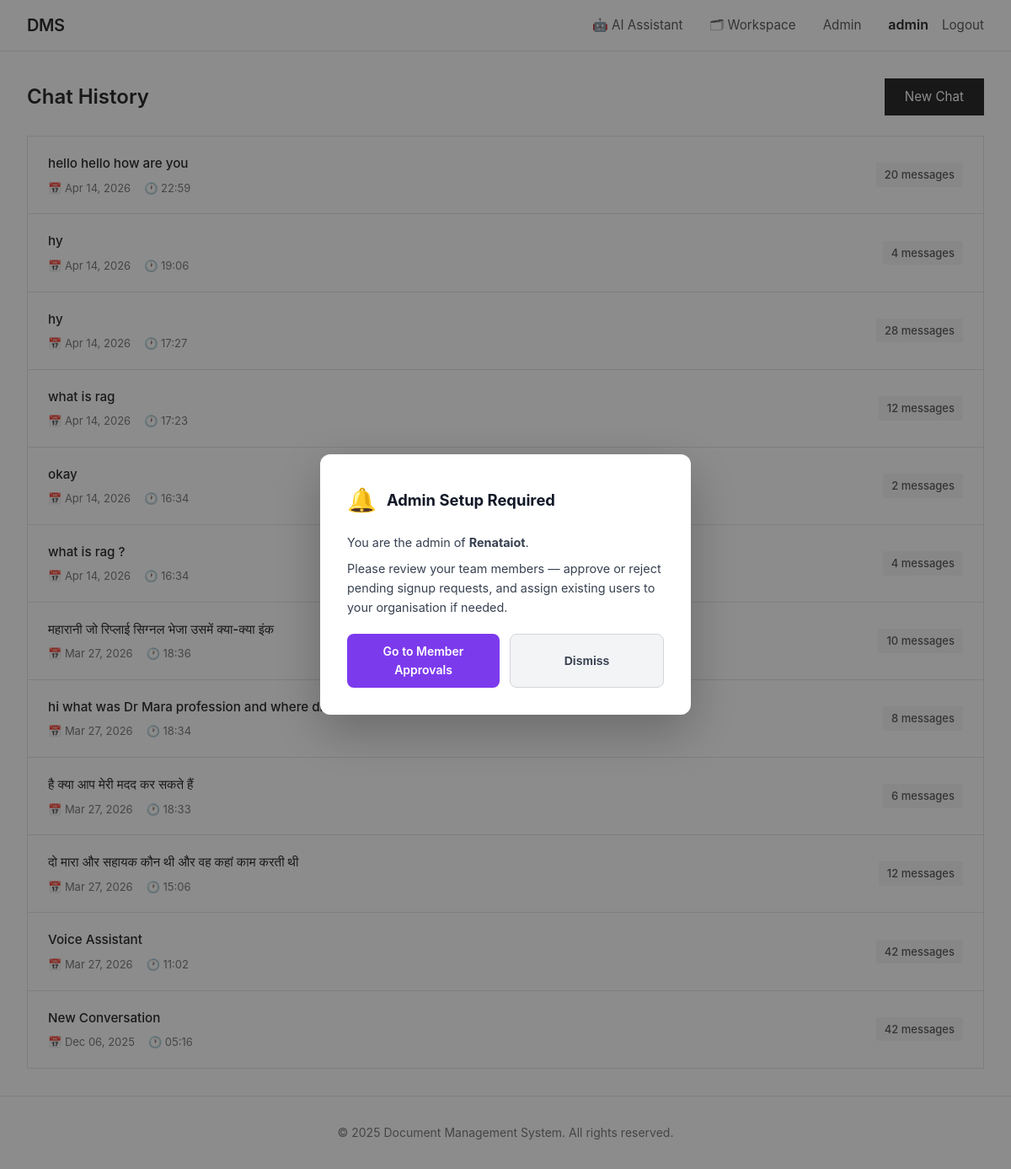
The app's page /chatbot/history/ (signed in) with its own data.
### documents/models.py (models this page shows, shortened)
class User(AbstractUser):
    USER_TYPE_CHOICES = [
        ('guest', 'Guest'),
        ('user', 'Regular User'),
        ('admin', 'Admin'),
    ]
    user_type = models.CharField(max_length=10, choices=USER_TYPE_CHOICES, default='user')
    organization = models.ForeignKey(
        Organization, on_delete=models.SET_NULL, null=True, blank=True, related_name='members'
    )
    role = models.ForeignKey(Role, on_delete=models.SET_NULL, null=True, blank=True, related_name='users')
    bio = models.TextField(blank=True)
    avatar = models.ImageField(upload_to='avatars/', null=True, blank=True)
    phone = models.CharField(max_length=20, blank=True)
    department = models.CharField(max_length=100, blank=True)
    employee_code = models.CharField(max_length=100, blank=True)
    is_approved = models.BooleanField(default=False)
    created_at = models.DateTimeField(auto_now_add=True)
    updated_at = models.DateTimeField(auto_now=True)
    last_activity = models.DateTimeField(auto_now=True)
    is_active = models.BooleanField(default=True)
    class Meta:
        ordering = ['-created_at']
    def is_admin(self):
        return self.user_type == 'admin'

class ChatSession(models.Model):
    user = models.ForeignKey(User, on_delete=models.CASCADE, related_name='chat_sessions')
    title = models.CharField(max_length=255, default='New Conversation')
    created_at = models.DateTimeField(auto_now_add=True)
    updated_at = models.DateTimeField(auto_now=True)
    is_active = models.BooleanField(default=True)
    documents = models.ManyToManyField(Document, blank=True, related_name='chat_sessions')
    public_share_token = models.UUIDField(null=True, blank=True, unique=True, db_index=True)
    class Meta:
        ordering = ['-updated_at']

class Organization(models.Model):
    name = models.CharField(max_length=255)
    created_at = models.DateTimeField(auto_now_add=True)
    is_active = models.BooleanField(default=True)
    class Meta:
        ordering = ['name']

### documents/rag_views.py (the view)
# urls.py: path('chatbot/history/', rag_views.chat_history_view, name='chat_history'),
@login_required
def chat_history_view(request):
    chat_sessions = ChatSession.objects.filter(user=request.user).order_by('-updated_at')
    paginator = Paginator(chat_sessions, 20)
    page = request.GET.get('page')
    sessions = paginator.get_page(page)
    context = {
        'chat_sessions': sessions
    }
    return render(request, 'rag/chat_history.html', context)

### documents/context_processors.py (called while the page is built)
def unread_notifications(request):
    if request.user.is_authenticated:
        count = Notification.objects.filter(recipient=request.user, is_read=False).count()
        return {'unread_notifications_count': count}
    return {'unread_notifications_count': 0}

### documents/templates/rag/chat_history.html (shortened to what this page needs)
{% extends 'documents/base.html' %}
{% load static %}
{% block content %}
<div class="history-header">
    <h2 style="font-size: 1.5rem; font-weight: 600; color: #2c2c2c;">Chat History</h2>
    <a href="{% url 'chatbot' %}" class="btn">
        New Chat
    </a>
</div>
{% if chat_sessions %}
    <div class="history-list">
        {% for session in chat_sessions %}
            <a href="{% url 'chat_session_detail' session.id %}" class="history-item">
                <div class="history-content">
                    <div class="history-title">{{ session.title }}</div>
                    <div class="history-meta">
                        <span>📅 {{ session.updated_at|date:"M d, Y" }}</span>
                        <span>🕐 {{ session.updated_at|date:"H:i" }}</span>
                    </div>
                </div>
                <div class="history-badge">
                    {{ session.messages.count }} messages
                </div>
            </a>
        {% endfor %}
    </div>
{% else %}
    <div class="empty-state">
        <div class="empty-icon">💬</div>
        <div class="empty-text">No chat history found</div>
        <a href="{% url 'chatbot' %}" class="btn">Start Your First Conversation</a>
    </div>
{% endif %}
{% endblock %}

### documents/templates/documents/base.html (shortened to what this page needs)
<!DOCTYPE html>
<html lang="en">
<head>
</head>
<body>
    <header class="header">
        <div class="header-content">
            <a href="{% url 'home' %}" class="logo">DMS</a>
            <nav class="nav" id="main-nav">
                {% if user.is_authenticated %}
                    <a href="{% url 'chatbot' %}"
                       class="{% if request.resolver_match.url_name == 'chatbot' %}nav-active{% endif %}">🤖 AI Assistant</a>
                    <a href="{% url 'workspace' %}"
                       class="{% if request.resolver_match.url_name == 'workspace' %}nav-active{% endif %}">🗂 Workspace</a>
                    {% if user.is_admin %}
                        <a href="{% url 'admin_users_list' %}"
                           class="{% if request.resolver_match.url_name == 'admin_users_list' %}nav-active{% endif %}">Admin</a>
                    {% endif %}
                    <div class="nav-user">
                        <span style="font-weight:600;">{{ user.username }}</span>
                        <a href="{% url 'logout' %}">Logout</a>
                    </div>
                {% endif %}
            </nav>
        </div>
    </header>
    <main class="container">
        {% block content %}{% endblock %}
    </main>
    <footer class="footer">
        <p>&copy; 2025 Document Management System. All rights reserved.</p>
    </footer>
    {% if user.is_authenticated and user.is_admin and request.session.show_admin_popup %}
    {% with pending=user.organization.members.all %}
    <div id="admin-popup-overlay" style="
        position:fixed;inset:0;background:rgba(0,0,0,.45);z-index:10000;
        display:flex;align-items:center;justify-content:center;padding:1rem;">
      <div style="
          background:#fff;border-radius:12px;padding:2rem;max-width:440px;width:100%;
          box-shadow:0 20px 60px rgba(0,0,0,.25);animation:popIn .25s ease;">
        <div style="display:flex;align-items:center;gap:.75rem;margin-bottom:1rem;">
          <span style="font-size:1.75rem;">🔔</span>
          <h2 style="margin:0;font-size:1.15rem;font-weight:700;color:#111827;">
            Admin Setup Required
          </h2>
        </div>
        <p style="color:#374151;font-size:.9rem;line-height:1.6;margin-bottom:.5rem;">
          You are the admin of <strong>{{ user.organization.name }}</strong>.
        </p>
        {% with pending_count=user.organization.members.filter %}
        <p style="color:#374151;font-size:.9rem;line-height:1.6;margin-bottom:1.25rem;">
          Please review your team members — approve or reject pending signup requests, and assign
          existing users to your organisation if needed.
        </p>
        {% endwith %}
        <div style="display:flex;gap:.75rem;flex-wrap:wrap;">
          <a href="{% url 'admin_users_list' %}?tab=pending"
             onclick="dismissPopup()"
             style="flex:1;text-align:center;padding:.6rem 1rem;background:#7c3aed;color:#fff;
                    border-radius:8px;font-weight:600;font-size:.875rem;text-decoration:none;">
            Go to Member Approvals
          </a>
          <button onclick="dismissPopup()"
                  style="flex:1;padding:.6rem 1rem;background:#f3f4f6;color:#374151;
                         border:1px solid #d1d5db;border-radius:8px;font-weight:600;
                         font-size:.875rem;cursor:pointer;">
            Dismiss
          </button>
        </div>
      </div>
    </div>
    {% endwith %}
    {% endif %}
</body>
</html>

### documents/templates/documents/base.html (style rules this page uses)
* { margin: 0; padding: 0; box-sizing: border-box; }
body { font-family: -apple-system, BlinkMacSystemFont, 'Segoe UI', Arial, sans-serif; background: #ffffff; color: #2c2c2c; line-height: 1.6; min-height: 100vh; display: flex; flex-direction: column; }
.header { background: #ffffff; border-bottom: 1px solid #e5e5e5; padding: 0 2rem; position: sticky; top: 0; z-index: 100; }
.header-content { max-width: 1400px; margin: 0 auto; display: flex; justify-content: space-between; align-items: center; height: 60px; }
.logo { font-size: 1.25rem; font-weight: 600; color: #2c2c2c; text-decoration: none; letter-spacing: -0.5px; }
.nav { display: flex; gap: 2rem; align-items: center; }
.nav a { color: #5c5c5c; text-decoration: none; font-size: 0.95rem; transition: color 0.2s; }
.nav-user { display: flex; align-items: center; gap: 1rem; }
.container { flex: 1; width: 100%; max-width: 1400px; margin: 0 auto; padding: 2rem; }
.btn { display: inline-block; padding: 0.625rem 1.5rem; background: #2c2c2c; color: #ffffff; text-decoration: none; border: none; cursor: pointer; font-size: 0.95rem; transition: background 0.2s; }
.footer { border-top: 1px solid #e5e5e5; padding: 2rem; text-align: center; color: #7c7c7c; font-size: 0.875rem; margin-top: auto; }

### documents/templates/rag/chat_history.html (style rules this page uses)
.history-header { display: flex; justify-content: space-between; align-items: center; margin-bottom: 1.5rem; }
.history-list { display: flex; flex-direction: column; gap: 0; }
.history-item { background: #ffffff; border: 1px solid #e5e5e5; border-bottom: none; padding: 1.25rem 1.5rem; text-decoration: none; color: #2c2c2c; display: flex; justify-content: space-between; align-items: center; transition: background 0.2s; }
.history-item:first-child { border-top-left-radius: 0; border-top-right-radius: 0; }
.history-item:last-child { border-bottom: 1px solid #e5e5e5; border-bottom-left-radius: 0; border-bottom-right-radius: 0; }
.history-content { flex: 1; }
.history-title { font-size: 0.95rem; font-weight: 500; color: #2c2c2c; margin-bottom: 0.375rem; }
.history-meta { font-size: 0.8125rem; color: #7c7c7c; display: flex; align-items: center; gap: 1rem; }
.history-badge { background: #f5f5f5; color: #5c5c5c; padding: 0.25rem 0.625rem; border-radius: 2px; font-size: 0.8125rem; font-weight: 500; }

### records on screen
User: username "admin", organization.name "Renataiot"
ChatSession: title "hello hello how are you", updated_at "Apr 14, 2026", updated_at "22:59", messages.count "20"
ChatSession: title "hy", updated_at "Apr 14, 2026", updated_at "19:06", messages.count "4"
ChatSession: title "hy", updated_at "Apr 14, 2026", updated_at "17:27", messages.count "28"
ChatSession: title "what is rag", updated_at "Apr 14, 2026", updated_at "17:23", messages.count "12"
ChatSession: title "okay", updated_at "Apr 14, 2026", updated_at "16:34", messages.count "2"
ChatSession: title "what is rag ?", updated_at "Apr 14, 2026", updated_at "16:34", messages.count "4"
ChatSession: title "महारानी जो रिप्लाई सिग्नल भेजा उसमें क्या-क्या इंक", updated_at "Mar 27, 2026", updated_at "18:36", messages.count "10"
ChatSession: title "hi what was Dr Mara profession and where did she w", updated_at "Mar 27, 2026", updated_at "18:34", messages.count "8"
ChatSession: title "है क्या आप मेरी मदद कर सकते हैं", updated_at "Mar 27, 2026", updated_at "18:33", messages.count "6"
ChatSession: title "दो मारा और सहायक कौन थी और वह कहां काम करती थी", updated_at "Mar 27, 2026", updated_at "15:06", messages.count "12"
ChatSession: title "Voice Assistant", updated_at "Mar 27, 2026", updated_at "11:02", messages.count "42"
ChatSession: title "New Conversation", updated_at "Dec 06, 2025", updated_at "05:16", messages.count "42"
